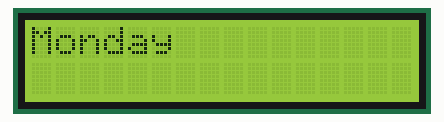
This sketch was run on a simulated Arduino Uno, built with avr-gcc and run on an emulated ATmega328P. Shown: 16×2 character LCD.

Above: at 0.1 s.
At 2.1 s:
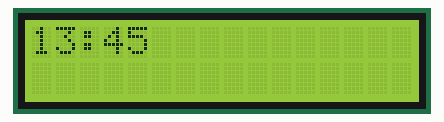

Measured:
- what the display in image 1 shows lasts 2.0 s, from 2.1 s to 4.1 s

The sketch:

lcd_screen_sketch.ino
```cpp
#include <Wire.h>
#include <LiquidCrystal_I2C.h>
LiquidCrystal_I2C lcd(0x27, 16, 2);
void setup() {
  lcd.init();
  lcd.backlight();
}
void loop() {
  lcd.clear();
  lcd.print("Monday");
  delay(2000);
  lcd.clear();
  lcd.print("13:45");
  delay(2000);
}
```
